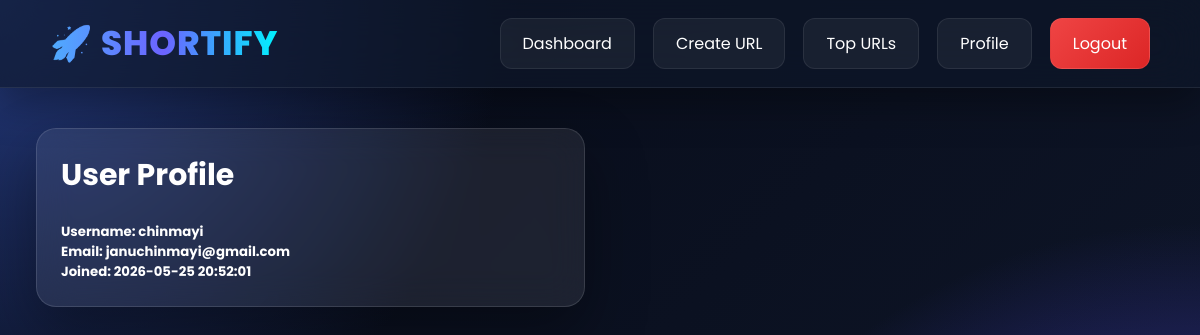
Screenshot of /profile (signed in) with the database file from the repository.
### tables this page shows
CREATE TABLE users(
        id INTEGER PRIMARY KEY AUTOINCREMENT,
        username TEXT UNIQUE,
        password TEXT,
        email TEXT,
        created_at TEXT
    );

### app.py (the view)
@app.route("/profile")
def profile():
    if "user_id" not in session:
        return redirect("/login")
    conn = get_db()
    user = conn.execute("""
    SELECT *
    FROM users
    WHERE id=?
    """, (
        session["user_id"],
    )).fetchone()
    total_urls = conn.execute("""
    SELECT COUNT(*)
    FROM urls
    WHERE user_id=?
    """, (
        session["user_id"],
    )).fetchone()[0]
    total_clicks = conn.execute("""
    SELECT COALESCE(SUM(clicks),0)
    FROM urls
    WHERE user_id=?
    """, (
        session["user_id"],
    )).fetchone()[0]
    conn.close()
    return render_template(
        "profile.html",
        user=user,
        total_urls=total_urls,
        total_clicks=total_clicks
    )

### app.py (called while the page is built)
def get_db():
    conn = sqlite3.connect(DB)
    conn.row_factory = sqlite3.Row
    return conn

### templates/profile.html
{% extends "base.html" %}
{% block content %}
<div class="row justify-content-center">
    <div class="col-md-6">
        <div class="card shadow-lg p-4">
            <h2 class="mb-4">
                User Profile
            </h2>
            <h5>
                Username:
                {{ user.username }}
            </h5>
            <h5>
                Email:
                {{ user.email }}
            </h5>
            <h5>
                Joined:
                {{ user.created_at }}
            </h5>
        </div>
    </div>
</div>
{% endblock %}

### static/style.css (style rules this page uses)
:root { --bg:#0b1020; --bg2:#111827; --card:rgba(255,255,255,.08); --glass:rgba(255,255,255,.08); --border:rgba(255,255,255,.12); --primary:#4f8cff; --secondary:#6c63ff; --success:#22c55e; --danger:#ef4444; --warning:#f59e0b; --text:#ffffff; --muted:#cbd5e1; --shadow:0 15px 40px rgba(0,0,0,.35); }
* { margin:0; padding:0; box-sizing:border-box; font-family:'Poppins',sans-serif; }
html { scroll-behavior:smooth; }
body { background: radial-gradient(circle at top left,#253b80 0%,transparent 35%), radial-gradient(circle at bottom right,#4f46e5 0%,transparent 40%), linear-gradient(135deg,#070b18,#0f172a); color:var(--text); min-height:100vh; }
.row { display:flex; flex-wrap:wrap; margin:0 -15px; }
.col-md-4, .col-md-6, .col-md-7 { padding:0 15px; margin-bottom:20px; flex:0 0 100%; max-width:100%; }
@media (min-width:768px) { .col-md-6 { flex:0 0 50%; max-width:50%; } }
.shadow-lg { box-shadow:0 25px 60px rgba(0,0,0,.35)!important; }
.p-4 { padding:24px!important; }
.mb-4 { margin-bottom:24px!important; }
.card, .box, .panel, .section, .stats-card { background:var(--glass); border:1px solid var(--border); backdrop-filter:blur(18px); border-radius:20px; padding:25px; box-shadow:var(--shadow); transition:.35s; }
h2 { font-size:30px; margin-bottom:15px; }

### rows the page displays
users: username "chinmayi", email "januchinmayi@gmail.com", created_at "2026-05-25 20:52:01"
